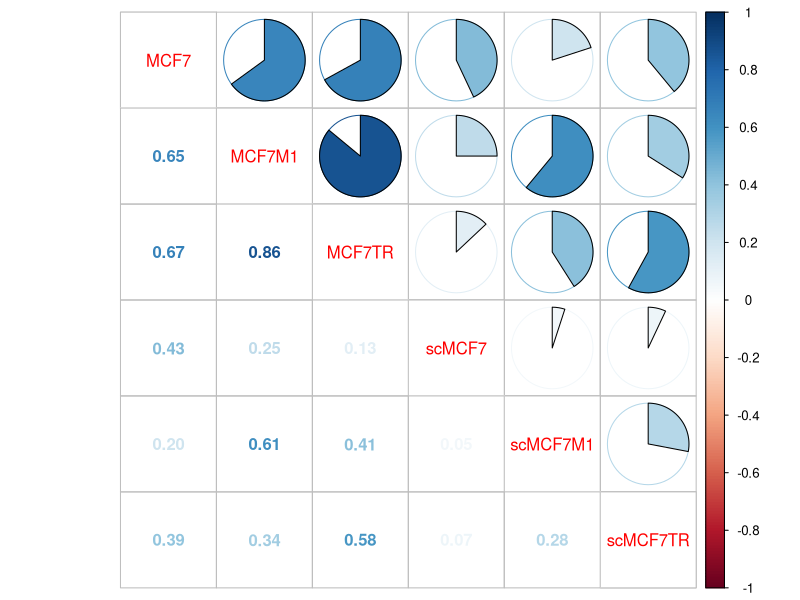

R code for this plot:
library(corrplot)

####################
corrdf <- data.frame(
	'MCF7'=c(0, 0.65, 0.67, 0.43, 0.20, 0.39),
	'MCF7M1'=c(0.65, 0, 0.86, 0.25, 0.61, 0.34),
	'MCF7TR'=c(0.67, 0.86, 0, 0.13, 0.41, 0.58),
	'scMCF7'=c(0.43, 0.25, 0.13, 0, 0.05, 0.07),
	'scMCF7M1'=c(0.20, 0.61, 0.41, 0.05, 0, 0.28),
	'scMCF7TR'=c(0.39, 0.34, 0.58, 0.07, 0.28, 0))
rownames(corrdf) <- colnames(corrdf)
abc <- as.matrix(corrdf)
#corrplot(abc, order = "AOE", type = "upper", tl.pos = "d", method = "pie")
#corrplot(abc, add = TRUE, type = "lower", method = "number", order = "AOE",
#         diag = FALSE, tl.pos = "n", cl.pos = "n")
corrplot(abc, type = "upper", tl.pos = "d", method = "pie", cl.lim=c(0,1))
corrplot(abc, add = TRUE, type = "lower", method = "number", 
         diag = FALSE, tl.pos = "n", cl.pos = "n")
